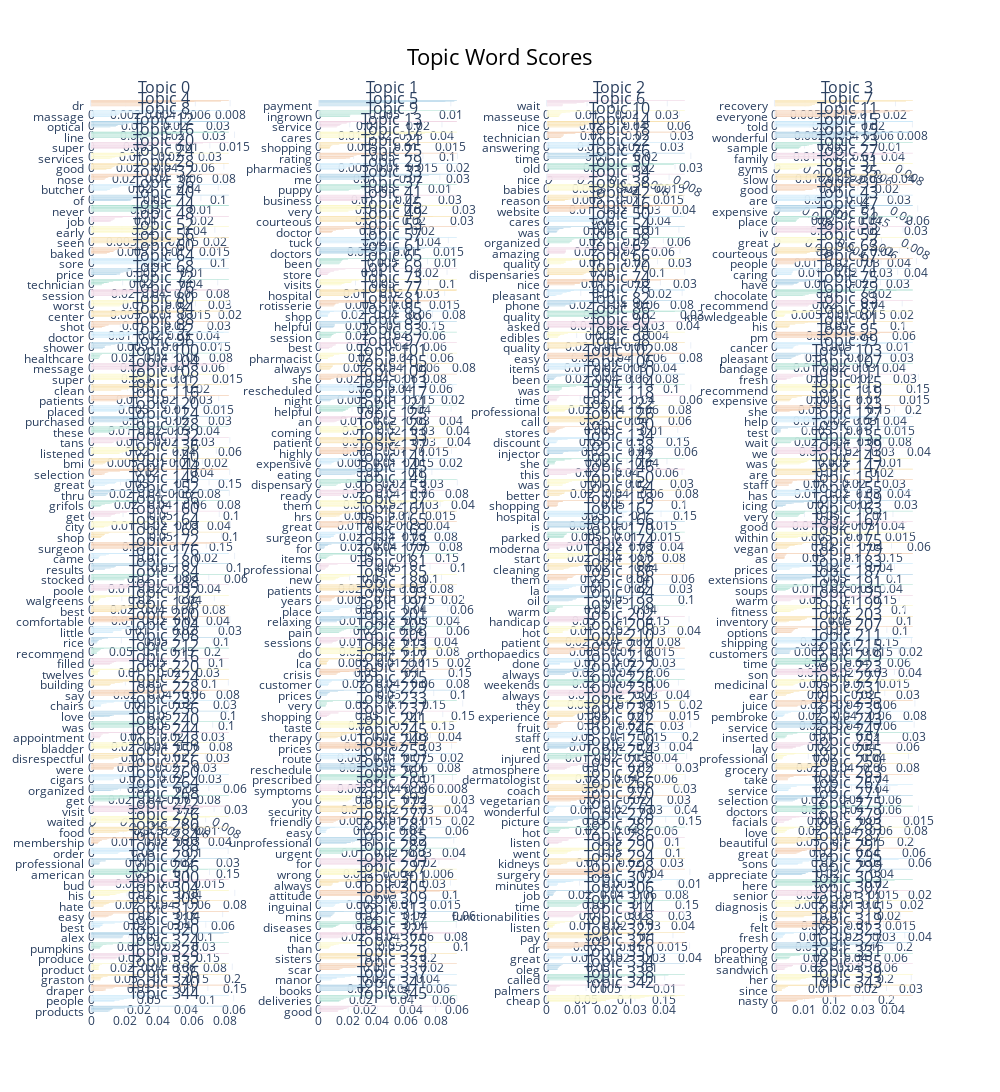

This figure's notebook cell:
### Code cell
fig1 = topic_model.visualize_barchart(top_n_topics = 347, n_words = 10)
fig1.write_html("TOPKEYWORDS_10_BARCHART.html")
fig1.show()
